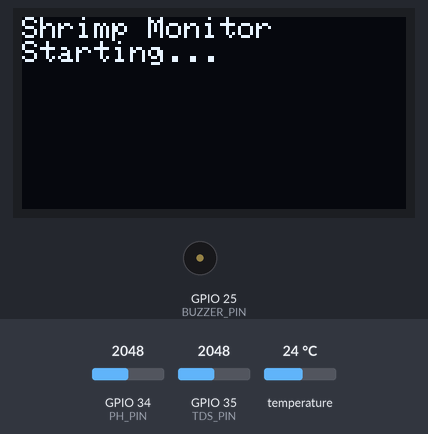
This sketch was run on a simulated ESP32. On the bench: 128×64 one-colour display, buzzer (waves = sounding, pin HIGH). The inputs (shaded band) are chosen by the test bench; at power-on: GPIO 34 (PH_PIN) = 2048, GPIO 35 (TDS_PIN) = 2048, temperature 24 °C. WiFi joins after 1.5 s; servers stay silent unless stated; what the sketch prints to the serial monitor is not drawn.

Above: at 0.1 s.
At 2.8 s:
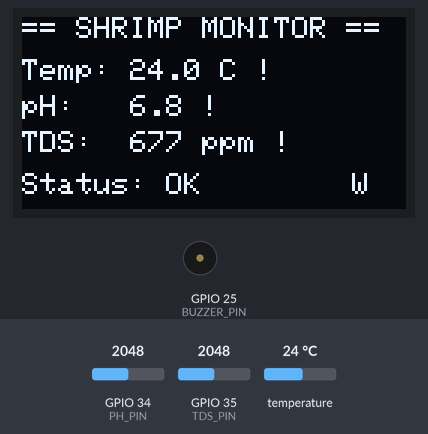
At 61.39 s:
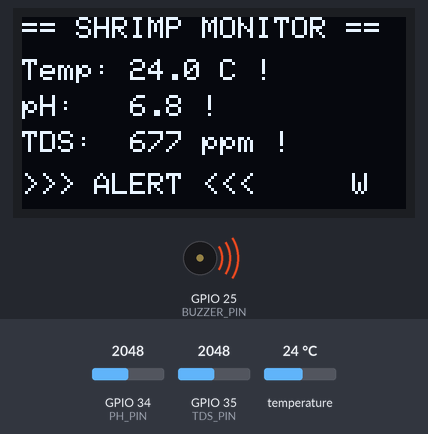
At 121.7 s:
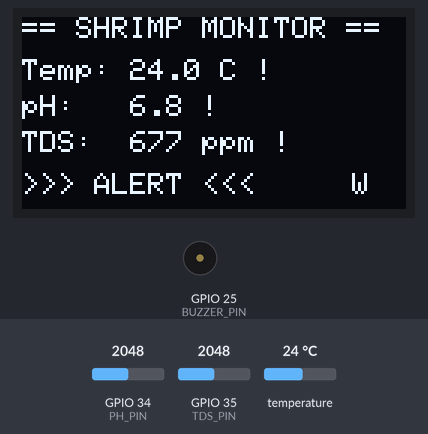
Timing chart, 0 to 123.3 s (numbered marks = the images above):
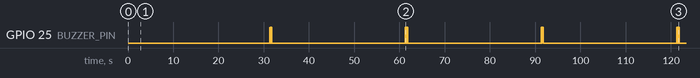

The sketch:

shrimp-monitor.ino
```cpp
/*
 * Shrimp Tank Water Quality Monitor
 *
 * Hardware: ESP32 + pH sensor + DS18B20 + TDS sensor + OLED display
 * Features: Real-time monitoring, WiFi logging to ThingSpeak, audible alerts
 *
 * Wiring: See README.md for pin assignments
 */

#include <WiFi.h>
#include <HTTPClient.h>
#include <OneWire.h>
#include <DallasTemperature.h>
#include <Wire.h>
#include <Adafruit_GFX.h>
#include <Adafruit_SSD1306.h>

// ─────────────────────────────────────────────────────────────────────
// CONFIGURATION - Edit these for your setup
// ─────────────────────────────────────────────────────────────────────

// WiFi
const char* WIFI_SSID     = "YOUR_WIFI_SSID";
const char* WIFI_PASSWORD  = "YOUR_WIFI_PASSWORD";

// ThingSpeak (free IoT platform - create account at thingspeak.com)
const char* THINGSPEAK_API_KEY = "YOUR_WRITE_API_KEY";
const char* THINGSPEAK_HOST    = "http://api.thingspeak.com/update";

// Species presets - uncomment ONE
// Vannamei (saltwater/brackish)
float TEMP_MIN = 26.0, TEMP_MAX = 33.0;
float PH_MIN = 7.0, PH_MAX = 9.0;
float TDS_MIN = 10000, TDS_MAX = 25000;  // ~15-25 ppt salinity

// // Neocaridina (freshwater ornamental)
// float TEMP_MIN = 18.0, TEMP_MAX = 28.0;
// float PH_MIN = 6.5, PH_MAX = 8.0;
// float TDS_MIN = 150, TDS_MAX = 350;

// // Caridina (soft water ornamental)
// float TEMP_MIN = 18.0, TEMP_MAX = 25.0;
// float PH_MIN = 5.5, PH_MAX = 7.0;
// float TDS_MIN = 80, TDS_MAX = 220;

// ─────────────────────────────────────────────────────────────────────
// PIN DEFINITIONS
// ─────────────────────────────────────────────────────────────────────

#define PH_PIN          34    // Analog input for pH sensor
#define TDS_PIN         35    // Analog input for TDS sensor
#define TEMP_PIN         4    // DS18B20 data pin
#define BUZZER_PIN      25    // Piezo buzzer
#define OLED_SDA        21
#define OLED_SCL        22

// ─────────────────────────────────────────────────────────────────────
// CONSTANTS
// ─────────────────────────────────────────────────────────────────────

#define SCREEN_WIDTH    128
#define SCREEN_HEIGHT    64
#define OLED_RESET       -1

#define READ_INTERVAL   30000   // Read sensors every 30 seconds
#define LOG_INTERVAL    300000  // Log to ThingSpeak every 5 minutes
#define NUM_SAMPLES     20      // ADC samples to average

// pH calibration values (adjust after calibrating with buffer solutions)
// Default: linear mapping from voltage to pH
// Calibrate with pH 4.0 and pH 7.0 solutions
float PH_OFFSET = 0.0;       // Calibration offset
float PH_SLOPE  = -5.7;      // mV per pH unit (typical for analog pH sensor)
float PH_NEUTRAL_VOLTAGE = 1500.0;  // mV at pH 7.0 (calibrate this!)

// TDS calibration
float TDS_FACTOR = 0.5;      // Conversion factor (calibrate with known solution)

// ─────────────────────────────────────────────────────────────────────
// GLOBALS
// ─────────────────────────────────────────────────────────────────────

OneWire oneWire(TEMP_PIN);
DallasTemperature tempSensor(&oneWire);
Adafruit_SSD1306 display(SCREEN_WIDTH, SCREEN_HEIGHT, &Wire, OLED_RESET);

float currentTemp = 0;
float currentPH = 0;
float currentTDS = 0;

unsigned long lastReadTime = 0;
unsigned long lastLogTime = 0;
bool alertActive = false;

// ─────────────────────────────────────────────────────────────────────
// SETUP
// ─────────────────────────────────────────────────────────────────────

void setup() {
    Serial.begin(115200);
    Serial.println("\n=== Shrimp Tank Monitor Starting ===");

    // Initialize pins
    pinMode(BUZZER_PIN, OUTPUT);
    digitalWrite(BUZZER_PIN, LOW);

    // Initialize temperature sensor
    tempSensor.begin();
    Serial.println("Temperature sensor initialized");

    // Initialize OLED
    Wire.begin(OLED_SDA, OLED_SCL);
    if (!display.begin(SSD1306_SWITCHCAPVCC, 0x3C)) {
        Serial.println("OLED init failed!");
    } else {
        display.clearDisplay();
        display.setTextSize(1);
        display.setTextColor(SSD1306_WHITE);
        display.setCursor(0, 0);
        display.println("Shrimp Monitor");
        display.println("Starting...");
        display.display();
        Serial.println("OLED initialized");
    }

    // Connect WiFi
    connectWiFi();

    // Initial read
    readSensors();
    updateDisplay();

    Serial.println("=== Setup Complete ===\n");
}

// ─────────────────────────────────────────────────────────────────────
// MAIN LOOP
// ─────────────────────────────────────────────────────────────────────

void loop() {
    unsigned long now = millis();

    // Read sensors at interval
    if (now - lastReadTime >= READ_INTERVAL) {
        readSensors();
        updateDisplay();
        checkAlerts();
        printSerial();
        lastReadTime = now;
    }

    // Log to ThingSpeak at interval
    if (now - lastLogTime >= LOG_INTERVAL) {
        logToThingSpeak();
        lastLogTime = now;
    }

    delay(100);
}

// ─────────────────────────────────────────────────────────────────────
// SENSOR READING
// ─────────────────────────────────────────────────────────────────────

void readSensors() {
    // Temperature (DS18B20)
    tempSensor.requestTemperatures();
    currentTemp = tempSensor.getTempCByIndex(0);
    if (currentTemp == DEVICE_DISCONNECTED_C) {
        currentTemp = -1;
        Serial.println("WARNING: Temperature sensor disconnected!");
    }

    // pH (analog)
    currentPH = readPH();

    // TDS (analog)
    currentTDS = readTDS();
}

float readPH() {
    // Read multiple samples and average
    long sum = 0;
    for (int i = 0; i < NUM_SAMPLES; i++) {
        sum += analogRead(PH_PIN);
        delay(10);
    }
    float avgADC = (float)sum / NUM_SAMPLES;

    // Convert ADC to voltage (ESP32: 12-bit ADC, 0-3.3V)
    float voltage = avgADC * 3300.0 / 4095.0;  // millivolts

    // Convert voltage to pH
    // pH = 7.0 + (neutralVoltage - voltage) / slope
    float ph = 7.0 + (PH_NEUTRAL_VOLTAGE - voltage) / (PH_SLOPE * -1000.0 / 7.0) + PH_OFFSET;

    // Clamp to valid range
    if (ph < 0) ph = 0;
    if (ph > 14) ph = 14;

    return ph;
}

float readTDS() {
    // Read multiple samples and average
    long sum = 0;
    for (int i = 0; i < NUM_SAMPLES; i++) {
        sum += analogRead(TDS_PIN);
        delay(10);
    }
    float avgADC = (float)sum / NUM_SAMPLES;

    // Convert ADC to voltage
    float voltage = avgADC * 3.3 / 4095.0;

    // Temperature compensation for TDS
    float compensationCoefficient = 1.0 + 0.02 * (currentTemp - 25.0);
    float compensatedVoltage = voltage / compensationCoefficient;

    // Convert to TDS (ppm)
    // Formula from DFRobot TDS sensor
    float tds = (133.42 * compensatedVoltage * compensatedVoltage * compensatedVoltage
                - 255.86 * compensatedVoltage * compensatedVoltage
                + 857.39 * compensatedVoltage) * TDS_FACTOR;

    if (tds < 0) tds = 0;
    return tds;
}

// ─────────────────────────────────────────────────────────────────────
// DISPLAY
// ─────────────────────────────────────────────────────────────────────

void updateDisplay() {
    display.clearDisplay();
    display.setTextSize(1);
    display.setTextColor(SSD1306_WHITE);

    // Title
    display.setCursor(0, 0);
    display.println("== SHRIMP MONITOR ==");

    // Temperature
    display.setCursor(0, 14);
    display.print("Temp: ");
    if (currentTemp > 0) {
        display.print(currentTemp, 1);
        display.print(" C");
        if (currentTemp < TEMP_MIN || currentTemp > TEMP_MAX) {
            display.print(" !");
        }
    } else {
        display.print("ERROR");
    }

    // pH
    display.setCursor(0, 26);
    display.print("pH:   ");
    display.print(currentPH, 1);
    if (currentPH < PH_MIN || currentPH > PH_MAX) {
        display.print(" !");
    }

    // TDS
    display.setCursor(0, 38);
    display.print("TDS:  ");
    display.print((int)currentTDS);
    display.print(" ppm");
    if (currentTDS < TDS_MIN || currentTDS > TDS_MAX) {
        display.print(" !");
    }

    // Alert status
    display.setCursor(0, 52);
    if (alertActive) {
        display.print(">>> ALERT <<<");
    } else {
        display.print("Status: OK");
    }

    // WiFi indicator
    if (WiFi.status() == WL_CONNECTED) {
        display.setCursor(110, 52);
        display.print("W");
    }

    display.display();
}

// ─────────────────────────────────────────────────────────────────────
// ALERTS
// ─────────────────────────────────────────────────────────────────────

void checkAlerts() {
    bool tempAlert = (currentTemp > 0) && (currentTemp < TEMP_MIN || currentTemp > TEMP_MAX);
    bool phAlert = currentPH < PH_MIN || currentPH > PH_MAX;
    bool tdsAlert = currentTDS < TDS_MIN || currentTDS > TDS_MAX;
    bool tempDisconnected = (currentTemp <= 0);

    alertActive = tempAlert || phAlert || tdsAlert || tempDisconnected;

    if (alertActive) {
        // Beep pattern: 3 short beeps
        for (int i = 0; i < 3; i++) {
            digitalWrite(BUZZER_PIN, HIGH);
            delay(100);
            digitalWrite(BUZZER_PIN, LOW);
            delay(100);
        }

        Serial.print("ALERT: ");
        if (tempAlert)        Serial.print("TEMPERATURE ");
        if (phAlert)          Serial.print("PH ");
        if (tdsAlert)         Serial.print("TDS ");
        if (tempDisconnected) Serial.print("TEMP_SENSOR_ERROR ");
        Serial.println();
    }
}

// ─────────────────────────────────────────────────────────────────────
// DATA LOGGING
// ─────────────────────────────────────────────────────────────────────

void logToThingSpeak() {
    if (WiFi.status() != WL_CONNECTED) {
        Serial.println("WiFi not connected, skipping log");
        connectWiFi();
        return;
    }

    HTTPClient http;
    String url = String(THINGSPEAK_HOST);
    url += "?api_key=" + String(THINGSPEAK_API_KEY);
    url += "&field1=" + String(currentTemp, 2);
    url += "&field2=" + String(currentPH, 2);
    url += "&field3=" + String(currentTDS, 0);

    http.begin(url);
    int httpCode = http.GET();

    if (httpCode > 0) {
        Serial.printf("ThingSpeak: HTTP %d\n", httpCode);
    } else {
        Serial.printf("ThingSpeak error: %s\n", http.errorToString(httpCode).c_str());
    }
    http.end();
}

// ─────────────────────────────────────────────────────────────────────
// WIFI
// ─────────────────────────────────────────────────────────────────────

void connectWiFi() {
    if (WiFi.status() == WL_CONNECTED) return;

    Serial.printf("Connecting to WiFi: %s", WIFI_SSID);
    WiFi.begin(WIFI_SSID, WIFI_PASSWORD);

    int attempts = 0;
    while (WiFi.status() != WL_CONNECTED && attempts < 20) {
        delay(500);
        Serial.print(".");
        attempts++;
    }

    if (WiFi.status() == WL_CONNECTED) {
        Serial.printf("\nConnected! IP: %s\n", WiFi.localIP().toString().c_str());
    } else {
        Serial.println("\nWiFi connection failed. Will retry later.");
    }
}

// ─────────────────────────────────────────────────────────────────────
// SERIAL OUTPUT
// ─────────────────────────────────────────────────────────────────────

void printSerial() {
    Serial.printf("[%lu] Temp=%.1f°C  pH=%.2f  TDS=%.0f ppm  Alert=%s\n",
        millis() / 1000,
        currentTemp,
        currentPH,
        currentTDS,
        alertActive ? "YES" : "no"
    );
}
```

Measured:
- by itself, GPIO 25 (BUZZER_PIN): repeats every 30.0 s: 2 × (LOW 0.10 s, HIGH 0.10 s), LOW 29.5 s, HIGH 0.10 s
- what the display in image 1 shows lasts 58.5 s, from 2.8 s to 61.3 s
